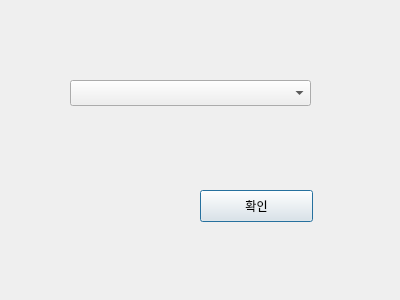
<?xml version="1.0" encoding="UTF-8"?>
<ui version="4.0">
 <class>SSAutomation</class>
 <widget class="QDialog" name="SSAutomation">
  <property name="geometry">
   <rect>
    <x>0</x>
    <y>0</y>
    <width>400</width>
    <height>300</height>
   </rect>
  </property>
  <property name="windowTitle">
   <string>Dialog</string>
  </property>
  <widget class="QComboBox" name="Combo_Orders">
   <property name="geometry">
    <rect>
     <x>70</x>
     <y>80</y>
     <width>241</width>
     <height>26</height>
    </rect>
   </property>
  </widget>
  <widget class="QPushButton" name="OKButton">
   <property name="geometry">
    <rect>
     <x>200</x>
     <y>190</y>
     <width>113</width>
     <height>32</height>
    </rect>
   </property>
   <property name="text">
    <string>확인</string>
   </property>
  </widget>
 </widget>
 <resources/>
 <connections/>
</ui>
